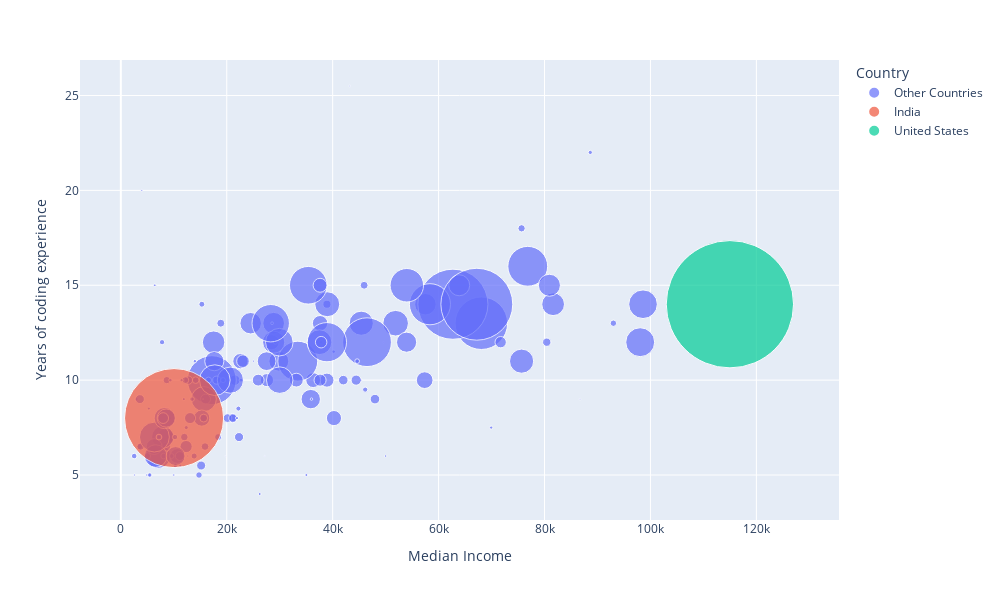

The notebook cell saved with this chart:
### Code cell
#Bubble plot on Median Income vs Median Years of experience 
import plotly.express as px
df_a = px.data.gapminder()
cc
fig = px.scatter(ff, x="Median Income", y="Years of coding experience",
	         size="No of respondents", color="Country",
                  log_x=False,hover_name="Country List", size_max=90 , width=1000, height=600 )
fig.show()

### Figure 1 — Plotly figure (JSON) as saved in the notebook; plotly's stock layout.template omitted (floating-point values rounded to 4 significant figures; data arrays with more than 128 entries replaced by an {"elided": "..."} marker saying what was removed)
{"data": [{"hovertemplate": "<b>%{hovertext}</b><br><br>Country=Other Countries<br>Median Income=%{x}<br>Years of coding experience=%{y}<br>No of respondents=%{marker.size}<extra></extra>", "hovertext": {"elided": "176 str values"}, "legendgroup": "Other Countries", "marker": {"color": "#636efa", "size": {"elided": "176 int values"}, "sizemode": "area", "sizeref": 1.354, "symbol": "circle"}, "mode": "markers", "name": "Other Countries", "orientation": "v", "showlegend": true, "type": "scatter", "x": {"elided": "176 float values"}, "xaxis": "x", "y": {"elided": "176 float values"}, "yaxis": "y"}, {"hovertemplate": "<b>%{hovertext}</b><br><br>Country=India<br>Median Income=%{x}<br>Years of coding experience=%{y}<br>No of respondents=%{marker.size}<extra></extra>", "hovertext": ["India"], "legendgroup": "India", "marker": {"color": "#EF553B", "size": [6639], "sizemode": "area", "sizeref": 1.354, "symbol": "circle"}, "mode": "markers", "name": "India", "orientation": "v", "showlegend": true, "type": "scatter", "x": [10056], "xaxis": "x", "y": [8], "yaxis": "y"}, {"hovertemplate": "<b>%{hovertext}</b><br><br>Country=United States<br>Median Income=%{x}<br>Years of coding experience=%{y}<br>No of respondents=%{marker.size}<extra></extra>", "hovertext": ["United States"], "legendgroup": "United States", "marker": {"color": "#00cc96", "size": [10965], "sizemode": "area", "sizeref": 1.354, "symbol": "circle"}, "mode": "markers", "name": "United States", "orientation": "v", "showlegend": true, "type": "scatter", "x": [115000], "xaxis": "x", "y": [14], "yaxis": "y"}], "layout": {"height": 600, "legend": {"itemsizing": "constant", "title": {"text": "Country"}, "tracegroupgap": 0}, "margin": {"t": 60}, "width": 1000, "xaxis": {"anchor": "y", "domain": [0, 1], "title": {"text": "Median Income"}}, "yaxis": {"anchor": "x", "domain": [0, 1], "title": {"text": "Years of coding experience"}}}}
